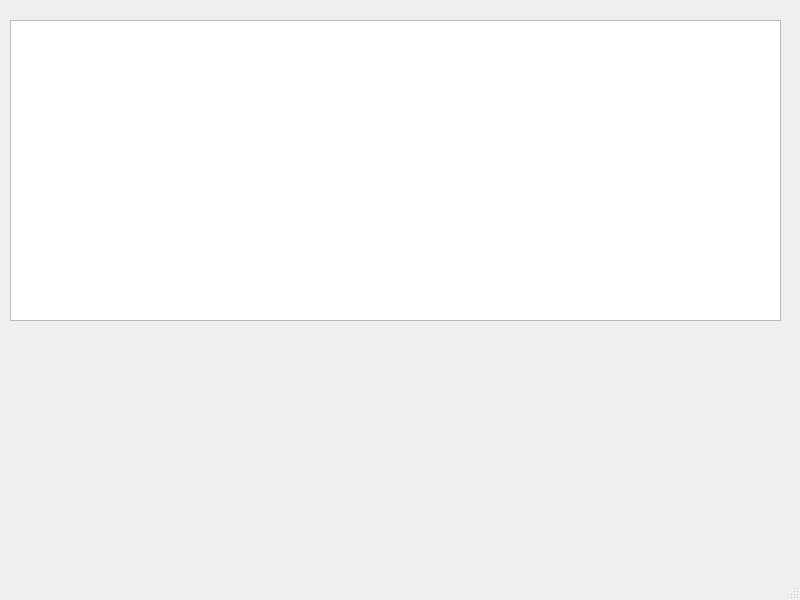
<?xml version="1.0" encoding="UTF-8"?>
<ui version="4.0">
 <class>MainWindow</class>
 <widget class="QMainWindow" name="MainWindow">
  <property name="geometry">
   <rect>
    <x>0</x>
    <y>0</y>
    <width>800</width>
    <height>600</height>
   </rect>
  </property>
  <property name="windowTitle">
   <string>MainWindow</string>
  </property>
  <widget class="QWidget" name="centralwidget">
   <widget class="QGraphicsView" name="graphicsView">
    <property name="geometry">
     <rect>
      <x>10</x>
      <y>20</y>
      <width>771</width>
      <height>301</height>
     </rect>
    </property>
   </widget>
  </widget>
  <widget class="QMenuBar" name="menubar">
   <property name="geometry">
    <rect>
     <x>0</x>
     <y>0</y>
     <width>800</width>
     <height>20</height>
    </rect>
   </property>
  </widget>
  <widget class="QStatusBar" name="statusbar"/>
 </widget>
 <resources/>
 <connections/>
</ui>
